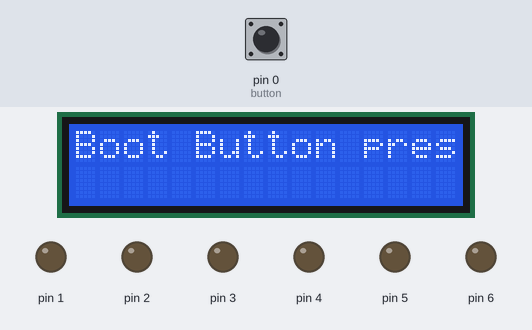
The sketch below on a simulated Arduino Uno, built with avr-gcc and run on an emulated ATmega328P. Parts: 16×2 character LCD, output pins drawn as LEDs (lit = HIGH). The test bench sets the inputs (shaded band); at power-on: pin 0 (button) HIGH.

Above: at 0.6 s.
At 1.7 s:
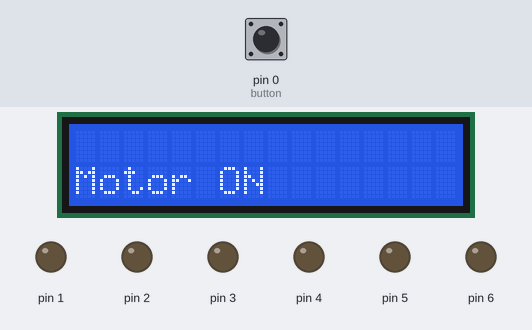
1.8 s: pin 0 (button) pulled LOW for 1 s
At 4.1 s:
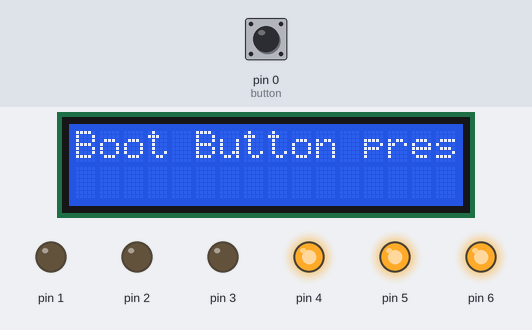
4.3 s: pin 0 (button) pulled LOW for 3.2 s
At 10.0 s:
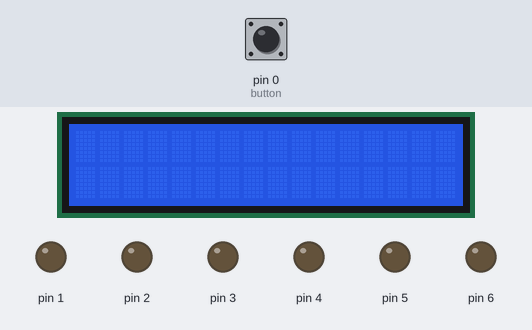
Timing chart, 0 to 11.5 s (numbered marks = the images above; inputs shaded):
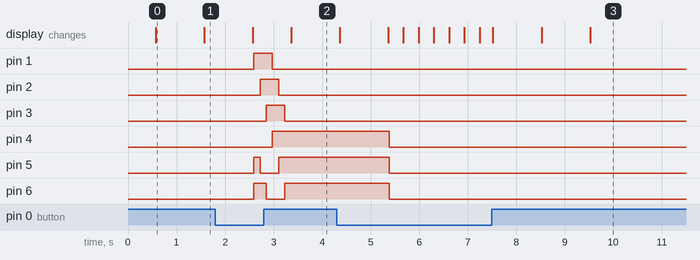

Measured:
- after the input at 1.8 s, pin 1: LOW → HIGH after 0.80 s, → LOW 0.38 s later; pin 2: LOW → HIGH after 0.92 s, → LOW 0.38 s later
- after the input at 4.3 s, pin 4–6: HIGH → LOW after 1.1 s; the display: first differs from a run without the input after 1.4 s (image 3 shows a later state)
- what the display in image 0 shows lasts 1.0 s, from 0.6 s to 1.6 s

The sketch:

3_phase_speed_meter.ino
```cpp
int delayTime = 0;
int sensor_pot = A0;
int currSensor3_pot = A4;
int voltage_sensor_pot = A5;
int sensor_value=0;
float current_value=0;
bool pressed = false;
bool started = false;
int button = 0;

int sensitivity = 66;
int adcValue= 0;
int offsetVoltage = 2500;
double currentValue = 0;

#include <LiquidCrystal.h>
#define RS 13
#define EN 12
#define D4 11
#define D5 10
#define D6 9
#define D7 8
LiquidCrystal lcd(RS, EN, D4, D5, D6, D7);

void start_motor();
void stop_motor();
uint32_t calculate_voltage_value();
uint16_t get_max();
void take_Current_Value();
void setup() {
  // put your setup code here, to run once:
  pinMode(1,OUTPUT);
  pinMode(2,OUTPUT);
  pinMode(3,OUTPUT);
  pinMode(4,OUTPUT);
  pinMode(5,OUTPUT);
  pinMode(6,OUTPUT);

  pinMode(currSensor3_pot,INPUT);
  pinMode(sensor_pot,INPUT);
  pinMode(button, INPUT_PULLUP);

  lcd.begin(16, 2);
   //Print a message to the LCD.

  lcd.setCursor(0,0);
  lcd.print("SMART ENERGY METER");
  delay(500);

}
//void loop(){
//   start_motor();
//}
void loop(){
  // if LOAD is not started. Press the the start button
  if(started == false){
    lcd.print("Press Start Button");
   }
   //listening for the start button pressed
   if(digitalRead(button) == HIGH){
     lcd.setCursor(0, 0);
     lcd.print("Boot Button pressed");
     delay(1000);
     lcd.clear();
     pressed = !pressed;
     started = !started;
     if(pressed == true) {lcd.setCursor(0, 1); lcd.print("Motor ON"); delay(1000); lcd.clear(); } // if start button pressed display on the LED that it is on
     if(pressed ==false) {lcd.setCursor(0, 1); lcd.print("Motor Off"); delay(1000); lcd.clear(); } // if stop button pressed display on the LED that it is ff
   }
   while(digitalRead(button) == HIGH);
   delay(20);
   // starts the motor
   if(pressed == true){
     //start the motor WRITE A HIGH TO THE PINS
      start_motor();
   }
   // stop the motor
   if(pressed == false){
     // stop the motor. WRITE A LOW TO ALL THE PINS
     stop_motor();
   }
}

void start_motor() {
  // put your main code here, to run repeatedly:
  sensor_value = analogRead(sensor_pot);
  delayTime = map(sensor_value,0,1023,0,255);

  //1 5 6
  digitalWrite(1,HIGH);
  digitalWrite(5,HIGH);
  digitalWrite(6,HIGH);
  digitalWrite(4,LOW);
  delay(delayTime);
  //1,2,6
  digitalWrite(1,HIGH);
  digitalWrite(6,HIGH);
  digitalWrite(2,HIGH);
  digitalWrite(5, LOW);
  delay(delayTime);
  //1 ,2 ,3
  digitalWrite(1,HIGH);
  digitalWrite(3,HIGH);
  digitalWrite(2,HIGH);
  digitalWrite(6,LOW);
  delay(delayTime);
  //2, 3 4
  digitalWrite(4,HIGH);
  digitalWrite(3,HIGH);
  digitalWrite(2,HIGH);
  digitalWrite(1,LOW);
  delay(delayTime);
  // 3, 4,5
  digitalWrite(4,HIGH);
  digitalWrite(3,HIGH);
  digitalWrite(5,HIGH);
  digitalWrite(2,LOW);
  delay(delayTime);
  // 4 ,5 6
  digitalWrite(4,HIGH);
  digitalWrite(6,HIGH);
  digitalWrite(5,HIGH);
  digitalWrite(3,LOW);
  delay(delayTime);

  //take_Current_Value();
}
void stop_motor(){
  digitalWrite(1,LOW);
  digitalWrite(2,LOW);
  digitalWrite(3,LOW);
  digitalWrite(4,LOW);
  digitalWrite(5,LOW);
  digitalWrite(6,LOW);
}
void take_Current_Value(){

   float sensor3_value = analogRead(currSensor3_pot);
   float adcVoltage = (sensor3_value / 1024.0) * 5000;
   currentValue = ((offsetVoltage - adcVoltage) / sensitivity);
   float voltage_value = analogRead(voltage_sensor_pot);;

   lcd.clear();
   lcd.setCursor(0,0);
   lcd.print("SMART ENERGY METER");
   lcd.setCursor(0,1);
   lcd.print(currentValue);
   lcd.print("A ");
   lcd.print(voltage_value);
   lcd.print("V");
   delay(1000);
}
```
